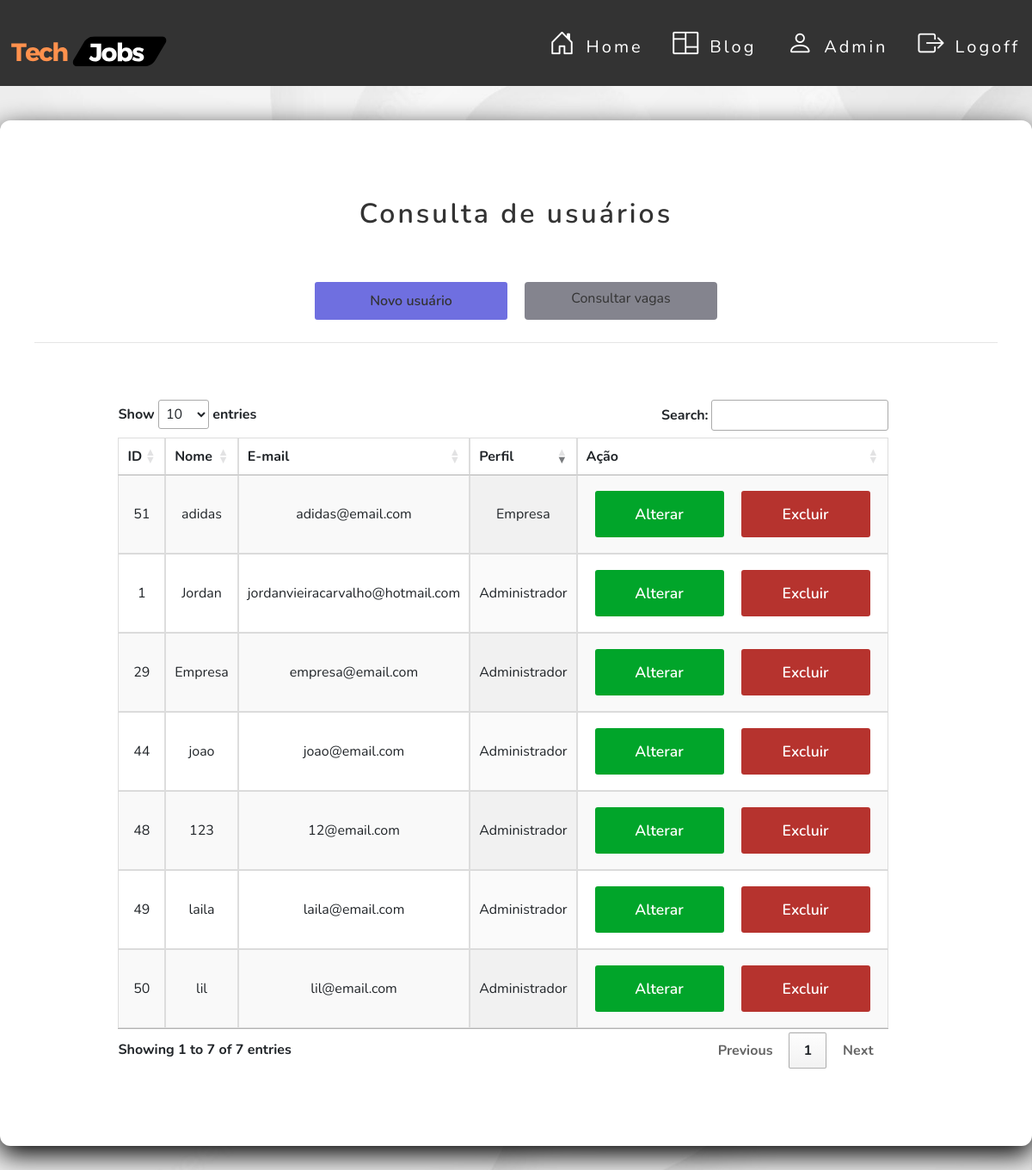
Page /usuarios/administrador/index.php on the earlier database version.
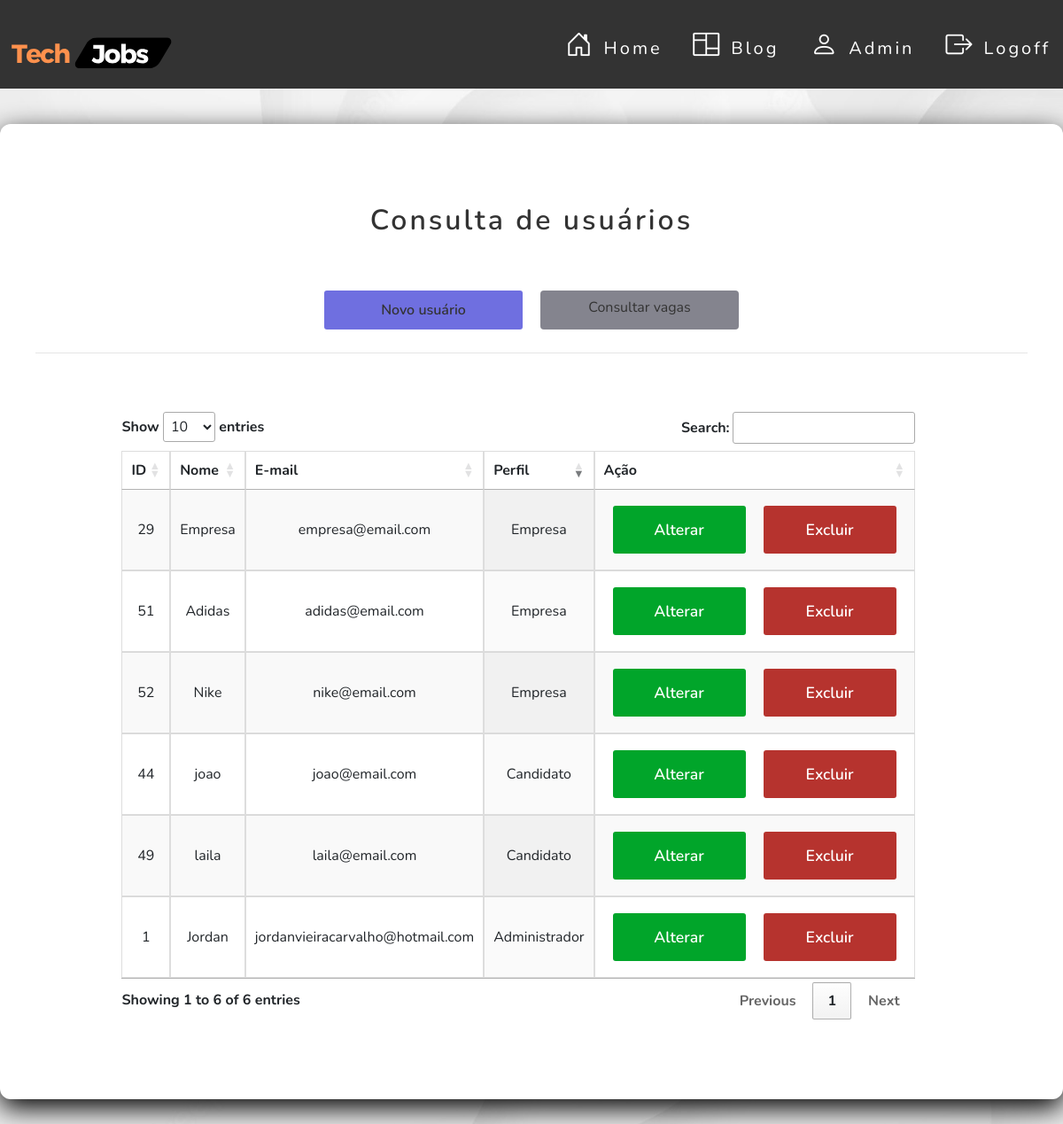
Same page on the later database version.
### tables this page shows
CREATE TABLE `usuario` (
  `id` int NOT NULL,
  `nome` varchar(40) DEFAULT NULL,
  `razao_social` varchar(50) DEFAULT NULL,
  `cpf` varchar(20) DEFAULT NULL,
  `cnpj` varchar(18) DEFAULT NULL,
  `senha` varchar(50) DEFAULT NULL,
  `email` varchar(50) NOT NULL,
  `sexo` varchar(20) DEFAULT NULL,
  `ddi` varchar(6) DEFAULT NULL,
  `ddd` varchar(20) DEFAULT NULL,
  `numero` varchar(17) DEFAULT NULL,
  `cep` varchar(15) DEFAULT NULL,
  `cidade` varchar(30) DEFAULT NULL,
  `logradouro` varchar(10) DEFAULT NULL,
  `bairro` varchar(30) DEFAULT NULL,
  `lote` varchar(10) DEFAULT NULL,
  `rua` varchar(30) DEFAULT NULL,
  `complemento` varchar(20) DEFAULT NULL,
  `perfil_id` int DEFAULT NULL
);

CREATE TABLE `perfil` (
  `id` int NOT NULL,
  `nome` varchar(50) NOT NULL
);

### src/database/conexao.php (called while the page is built)
<?php
class Conexao
{
    public static function getConexao()
    {
        try {
            return new PDO("mysql:host=127.0.0.1;dbname=techjobsdb", "root", "");
        } catch (\PDOException $e) {
            echo 'Error ao conectar com banco de dados. ' . $e->getMessage();
            return null;
        }
    }
}

### src/dao/usuariodao.php (called while the page is built, shortened)
<?php
include_once __DIR__ . '/../database/conexao.php';
class  UsuarioDAO
{
    private $dbh;
    public function __construct()
    {
        $this->dbh = Conexao::getConexao();
    }
    public function getAll()
    {
        $query = "SELECT * FROM usuario";
        $stmt = $this->dbh->query($query);
        $rows = $stmt->fetchAll();
        $this->dbh = null;
        return $rows;
    }
}

### src/dao/perfildao.php (called while the page is built, shortened)
<?php
include_once __DIR__ . '/../database/conexao.php';
class  PerfilDAO
{
    private $dbh;
    public function __construct()
    {
        $this->dbh = Conexao::getConexao();
    }
    public function getById(int $id)
    {
        $query = "SELECT * FROM perfil WHERE id = :id";
        $stmt = $this->dbh->prepare($query);
        $stmt->bindParam(":id", $id);
        $stmt->execute();
        $row = $stmt->fetch(PDO::FETCH_BOTH);
        $this->dbh = null;
        return $row;
    }
}

### usuarios/administrador/index.php (the view, shortened to what this page needs)
<?php
require_once __DIR__ . '/../../src/dao/usuariodao.php';
require_once __DIR__ . '/../../src/dao/perfildao.php';
$dao = new UsuarioDAO();
$usuarios = $dao->getAll();
$quantidadeRegistros = count($usuarios);
?>
<link href="../../assets/css/button.css" rel="stylesheet">
<link href="../../assets/css/style.css" rel="stylesheet">
<link href="../../assets/css/usuario.css" rel="stylesheet">
<link rel="stylesheet"
      href="https://maxcdn.bootstrapcdn.com/bootstrap/4.0.0/css/bootstrap.min.css"
>
<link rel="stylesheet" href="https://cdn.jsdelivr.net/npm/bootstrap-icons@1.11.1/font/bootstrap-icons.css">
<link rel="stylesheet" href="https://cdnjs.cloudflare.com/ajax/libs/font-awesome/4.7.0/css/font-awesome.min.css"
/>
<link href="https://unpkg.com/progressive-image@1.2.0/dist/index.css" rel="stylesheet" type="text/css">
<link href="https://unpkg.com/aos@2.3.1/dist/aos.css" rel="stylesheet">
<link rel="stylesheet" href="https://cdn.jsdelivr.net/npm/bootstrap-icons@1.11.1/font/bootstrap-icons.css">
<link href=" https://cdn.datatables.net/1.13.6/css/jquery.dataTables.min.css" rel="stylesheet" type="text/css"/>
<header class="main-header">
    <nav class="main-header-content">
        <div class="logo">
            <a href="../../view/home.php">
                <img src="../../assets/img/Tech%20(1).svg" alt="" width="200px" height="100px">
            </a>
        </div>
        <nav class="menu">
            <ul>
                <li class="item-menu">
                    <a href="../../view/home.php">
                        <span class="icon"><i class="bi bi-house-door"></i></span>
                        <span class="txt-link">Home</span>
                    </a>
                </li>
                <li class="item-menu">
                    <a href="../../view/blog.php">
                        <span class="icon"><i class="bi bi-columns"></i></span>
                        <span class="txt-link">Blog</span>
                    </a>
                </li>
                <li class="item-menu">
                    <a href="index.php ">
                        <span class="icon"><i class="bi bi-person"></i></span>
                        <span class="txt-link">Admin</span>
                    </a>
                </li>
                <li class="item-menu">
                    <a href="../../auth/logoff.php">
                        <span class="icon"><i class="bi bi-box-arrow-right"></i></span>
                        <span class="txt-link">Logoff</span>
                    </a>
                </li>
            </ul>
        </nav>
    </nav>
</header>
<main class="main-information">
    <div class="card-information">
        <header class="card-information-header">
            <h2>Consulta de usuários</h2>
        </header>
        <section class="section__btn">
            <a class="btn-blue" href="create.php">Novo usuário</a>
            <a class="btn" href="../../vaga/index.php">Consultar vagas</a>
        </section>
        <hr>
        <div class="container">
            <div class="row text ">
                <div class="col-md-12">
                    <div class="card-body font-weight-bold card-information-main">
                        <div class="card-information-box">
                            <section>
                                <table id="example" class="display" style="width:100%">
                                    <thead>
                                    <tr>
                                        <th>ID</th>
                                        <th>Nome</th>
                                        <th>E-mail</th>
                                        <th>Perfil</th>
                                        <th>Ação</th>
                                    </tr>
                                    </thead>
                                    <tbody>
                                    <?php if ($quantidadeRegistros == "0") : ?>
                                        <tr>
                                            <td colspan="4">Não existem usuários cadastrados.</td>
                                        </tr>
                                    <?php else : ?>
                                        <?php foreach ($usuarios as $usuario):
                                            $id = $usuario['perfil_id'];
                                            $dao1 = new PerfilDAO();
                                            $perfil = $dao1->getById($id);
                                            ?>
                                            <tr>
                                                <td><?php echo $usuario['id']; ?></td>
                                                <td><?= htmlspecialchars($usuario['nome']); ?></td>
                                                <td><?= htmlspecialchars($usuario['email']); ?></td>
                                                <td><?= htmlspecialchars($perfil['nome']); ?></td>
                                                <td class="td__operacao">
                                                    <a class="btnalterar"
                                                       href="edit.php?id=<?= $usuario['id']; ?>">Alterar</a>
                                                    <a class="btnexcluir"
                                                       href="delete.php?id=<?= $usuario['id']; ?>"
                                                       onclick="return confirm('Deseja confirmar a operação?');">Excluir</a>
                                                </td>
                                            </tr>
                                        <?php endforeach; ?>
                                    <?php endif; ?>
                                    </tbody>
                                </table>
                            </section>
                        </div>
                    </div>
                </div>
            </div>
        </div>
    </div>
</main>

### assets/css/button.css (style rules this page uses)
.section__btn { display: flex; justify-content: center; }
.btn { border: none; padding: 10px; margin: 10px; width: 130px; background-color: rgb(132, 132, 142); color: #333333; text-align: center; text-decoration: none; font-weight: 600; border-radius: 3px; flex-basis: 20%; cursor: pointer; transition: 0.6s; }
.btn-blue { border: none; padding: 10px; margin: 10px; width: 130px; background-color: rgb(111, 111, 224); color: #333333; text-align: center; text-decoration: none; font-weight: 600; border-radius: 3px; flex-basis: 20%; cursor: pointer; transition: 0.6s; }
.btnalterar { border: none; width: 150px; padding: 15px 0px; background-color: rgb(1, 165, 42); color: #fff; text-align: center; text-decoration: none; font-size: 1.1rem; font-weight: 600; border-radius: 3px; display: inline-block; margin: 10px; transition: 0.4s; }
.btnexcluir { border: none; width: 150px; padding: 15px 0px; background-color: rgb(182, 51, 46); color: #fff; text-align: center; text-decoration: none; font-size: 1.1rem; font-weight: 600; border-radius: 3px; display: inline-block; margin: 10px; transition: 0.4s; }

### assets/css/style.css (style rules this page uses)
* { margin: 0; padding: 0; box-sizing: border-box; font-family: Nunito, Arial, Helvetica, sans-serif; }
.main-header { width: 100%; background: #333333; padding: 10px 0; height: 100px; }
.main-header .main-header-content { display: flex; max-width: 1800px; margin: 0 auto; justify-content: space-between; height: 100%; }
.main-header .main-header-content .logo { flex-basis: 25%; border: none !important; }
.main-header .main-header-content .logo a { text-decoration: none; font-size: 1.5rem; letter-spacing: 3px; color: coral; padding: 5px; transition: .5s; }
nav.menu { transition: .2s; }
.menu ul { list-style-type: none; display: flex; }
.menu ul li.item-menu a { color: #ffffff; text-decoration: none; transition: .5s; font-size: 20px; padding: 25px 4%; display: flex; margin-bottom: 20px; line-height: 40px; cursor: pointer; letter-spacing: 3px; }
.menu ul li.item-menu a .txt-link { margin-left: 10px; margin-right: 20px; }
.menu ul li.item-menu a .icon { font-size: 30px; margin-left: 15px; }
a { text-decoration: none }

### assets/css/usuario.css (style rules this page uses)
.text { text-align: center; width: 100%; }
.main-information { max-width: 1300px; margin: 0 auto; }
.card-information { width: 100%; background: #ffffff; border-radius: 12px; box-shadow: 0 10px 30px rgb(0, 0, 0); margin: 40px auto; padding: 40px; }
.card-information-header { margin: 30px; flex-basis: 50%; }
.card-information-header > h2 { color: #333333; font-weight: 600; margin: 0 auto; letter-spacing: 3px; text-align: center; border: none; outline: none; padding: 20px 0; }
.card-information-main { display: flex; flex-wrap: wrap; justify-content: center; }
.card-information-box { display: block; flex-wrap: wrap; flex-basis: 40%; margin: 30px 50px; }
table { font-family: arial, sans-serif; border-collapse: collapse; width: 100%; }
td, th { border: 1px solid #dddddd; text-align: center; padding: 20px; }
tr:nth-child(even) { background-color: #dddddd; }
.td__operacao { display: flex; }

Differences in the rows shown:
removed usuario: id "48", nome "123", email "12@email.com", perfil.nome "Administrador"
removed usuario: id "50", nome "lil", email "lil@email.com", perfil.nome "Administrador"
changed usuario "empresa@email.com": perfil.nome "Administrador" → "Empresa"
changed usuario "joao": perfil.nome "Administrador" → "Candidato"
changed usuario "laila": perfil.nome "Administrador" → "Candidato"
changed usuario "adidas@email.com": nome "adidas" → "Adidas"
added usuario: id "52", nome "Nike", email "nike@email.com", perfil.nome "Empresa"
Other differences:
text written by a page script: "Show entries Search: Showing 1 to 7 of 7 entries Previous 1 Next" → "Show entries Search: Showing 1 to 6 of 6 entries Previous 1 Next"
